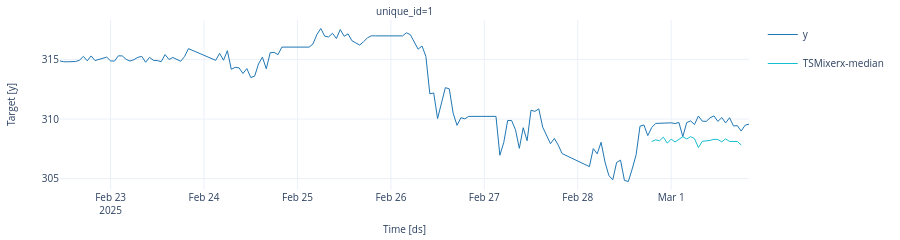

Notebook source saved alongside this figure:
### Code cell
from utilsforecast.plotting import plot_series
plot_series(Y_df, forecasts, plot_random=False, max_insample_length=48 * 3, engine='plotly')

### Figure 1 — Plotly figure (JSON) as saved in the notebook; plotly's stock layout.template omitted (floating-point values rounded to 4 significant figures; data arrays with more than 128 entries replaced by an {"elided": "..."} marker saying what was removed)
{"data": [{"legendgroup": "y", "line": {"color": "#1f77b4", "width": 1}, "mode": "lines", "name": "y", "showlegend": true, "type": "scatter", "x": {"elided": "168 str values"}, "xaxis": "x", "y": {"elided": "168 float values"}, "yaxis": "y"}, {"legendgroup": "TSMixerx-median", "line": {"color": "#17becf", "width": 1}, "mode": "lines", "name": "TSMixerx-median", "showlegend": true, "type": "scatter", "x": {"elided": "168 str values"}, "xaxis": "x", "y": {"elided": "168 float values"}, "yaxis": "y"}], "layout": {"annotations": [{"font": {"size": 10}, "showarrow": false, "text": "unique_id=1", "x": 0.5, "xanchor": "center", "xref": "paper", "y": 1, "yanchor": "bottom", "yref": "paper"}, {"font": {"size": 10}, "showarrow": false, "text": "Time [ds]", "x": 0.5, "xanchor": "center", "xref": "paper", "y": 0, "yanchor": "top", "yref": "paper", "yshift": -30}, {"font": {"size": 10}, "showarrow": false, "text": "Target [y]", "textangle": -90, "x": 0, "xanchor": "right", "xref": "paper", "xshift": -40, "y": 0.5, "yanchor": "middle", "yref": "paper"}], "autosize": true, "font": {"size": 10}, "height": 200, "margin": {"b": 50, "l": 60, "r": 10, "t": 20}, "xaxis": {"anchor": "y", "domain": [0, 1], "showticklabels": true, "visible": true}, "yaxis": {"anchor": "x", "domain": [0, 1]}}}
